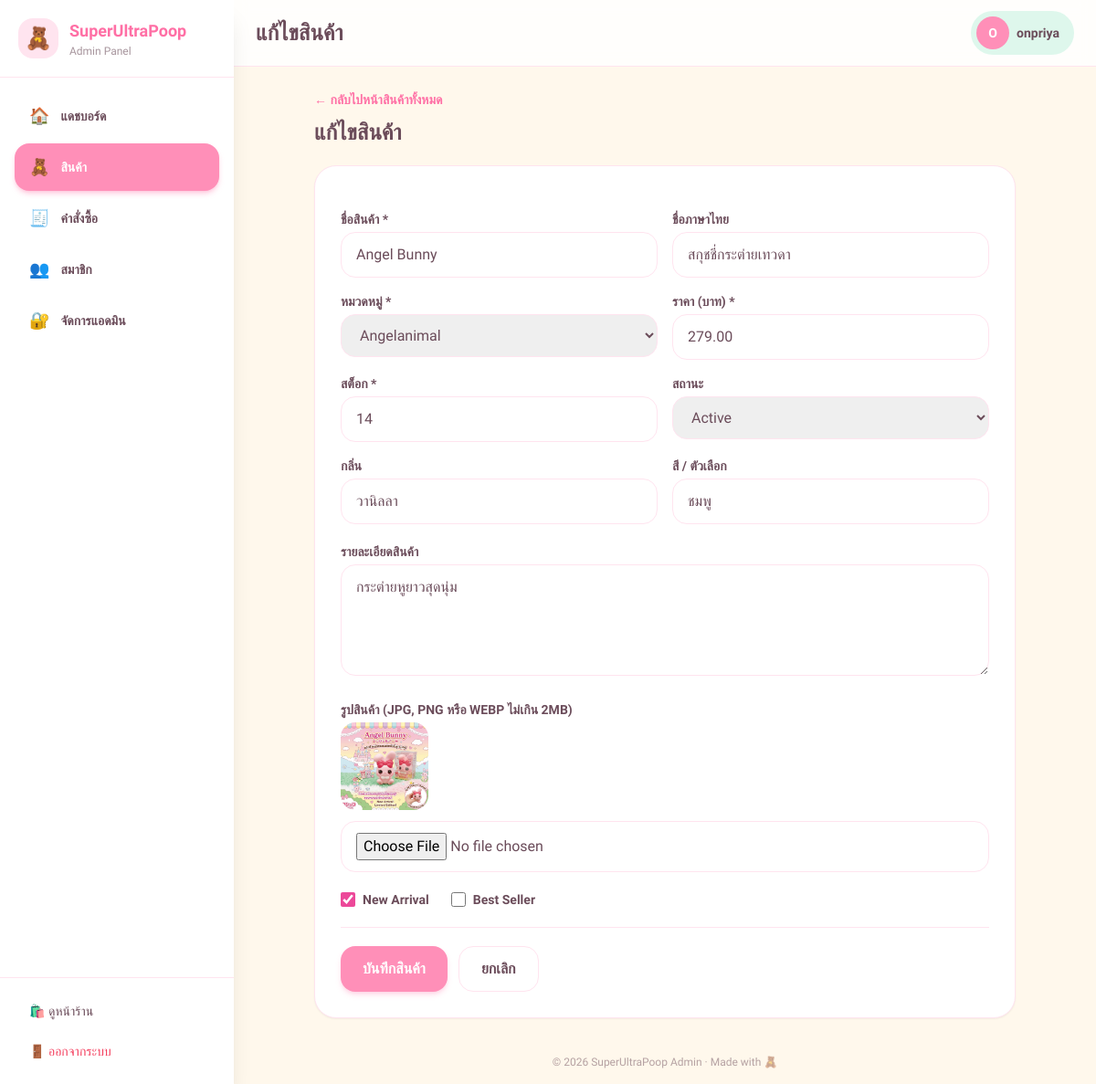
Page /admin/product-form.php?id=11 (signed in) on the committed database.
### tables this page shows
CREATE TABLE `products` (
  `id` int(11) NOT NULL,
  `category_id` int(11) NOT NULL,
  `name` varchar(120) NOT NULL,
  `name_th` varchar(160) DEFAULT NULL,
  `description` text DEFAULT NULL,
  `price` decimal(10,2) NOT NULL,
  `stock` int(11) NOT NULL DEFAULT 0,
  `image` varchar(255) DEFAULT NULL,
  `scent` varchar(80) DEFAULT NULL,
  `color` varchar(255) DEFAULT NULL,
  `is_new` tinyint(1) NOT NULL DEFAULT 0,
  `is_best` tinyint(1) NOT NULL DEFAULT 0,
  `status` enum('active','inactive') NOT NULL DEFAULT 'active',
  `created_at` timestamp NOT NULL DEFAULT current_timestamp()
);

CREATE TABLE `categories` (
  `id` int(11) NOT NULL,
  `name` varchar(50) NOT NULL,
  `description` varchar(255) DEFAULT NULL
);

### includes/functions.php (called while the page is built, shortened)
<?php
function h($s) { return htmlspecialchars((string)$s, ENT_QUOTES, 'UTF-8'); }
function img($p) {
    $f = $p['image'] ?? '';
    return ($f && is_file(__DIR__ . '/../' . $f)) ? $f : 'assets/images/placeholder.svg';
}
    ?>

### admin/product-form.php (the view, shortened to what this page needs)
<?php
require_once __DIR__ . '/../includes/functions.php';
$id = (int)($_GET['id'] ?? 0);
$product = [
    'name' => '',
    'name_th' => '',
    'description' => '',
    'price' => '',
    'stock' => 0,
    'category_id' => 0,
    'scent' => '',
    'color' => '',
    'is_new' => 0,
    'is_best' => 0,
    'status' => 'active',
    'image' => '',
];
if ($id > 0) {
    $findProduct = $pdo->prepare('SELECT * FROM products WHERE id = ?');
    $findProduct->execute([$id]);
    $product = $findProduct->fetch();
}
$categories = $pdo->query('SELECT id, name FROM categories ORDER BY id')->fetchAll();
$pageTitle = $id > 0 ? 'แก้ไขสินค้า' : 'เพิ่มสินค้า';
require __DIR__ . '/header.php';
?>
<section class="mx-auto max-w-3xl">
  <div class="mb-5">
    <a href="products.php" class="text-sm font-semibold text-kawaii-pink-deep hover:underline">← กลับไปหน้าสินค้าทั้งหมด</a>
    <h2 class="mt-2 text-2xl font-bold"><?= $id > 0 ? 'แก้ไขสินค้า' : 'เพิ่มสินค้าใหม่' ?></h2>
  </div>
  <form method="post" enctype="multipart/form-data" class="space-y-5 rounded-3xl border border-kawaii-pink-light bg-white p-5 shadow-sm sm:p-7">
    <div class="grid gap-4 sm:grid-cols-2">
      <div>
        <label for="name" class="mb-1 block text-sm font-semibold">ชื่อสินค้า *</label>
        <input id="name" name="name" required value="<?= h($product['name']) ?>" class="w-full rounded-2xl border border-kawaii-pink-light px-4 py-3 outline-none focus:border-kawaii-pink">
      </div>
      <div>
        <label for="name_th" class="mb-1 block text-sm font-semibold">ชื่อภาษาไทย</label>
        <input id="name_th" name="name_th" value="<?= h($product['name_th']) ?>" class="w-full rounded-2xl border border-kawaii-pink-light px-4 py-3 outline-none focus:border-kawaii-pink">
      </div>
      <div>
        <label for="category_id" class="mb-1 block text-sm font-semibold">หมวดหมู่ *</label>
        <select id="category_id" name="category_id" required class="w-full rounded-2xl border border-kawaii-pink-light px-4 py-3 outline-none focus:border-kawaii-pink">
          <?php foreach ($categories as $category): ?>
            <option value="<?= (int)$category['id'] ?>" <?= (int)$product['category_id'] === (int)$category['id'] ? 'selected' : '' ?>><?= h($category['name']) ?></option>
          <?php endforeach; ?>
        </select>
      </div>
      <div>
        <label for="price" class="mb-1 block text-sm font-semibold">ราคา (บาท) *</label>
        <input id="price" type="number" step="0.01" min="0.01" name="price" required value="<?= h($product['price']) ?>" class="w-full rounded-2xl border border-kawaii-pink-light px-4 py-3 outline-none focus:border-kawaii-pink">
      </div>
      <div>
        <label for="stock" class="mb-1 block text-sm font-semibold">สต็อก *</label>
        <input id="stock" type="number" min="0" step="1" name="stock" required value="<?= h($product['stock']) ?>" class="w-full rounded-2xl border border-kawaii-pink-light px-4 py-3 outline-none focus:border-kawaii-pink">
      </div>
      <div>
        <label for="status" class="mb-1 block text-sm font-semibold">สถานะ</label>
        <select id="status" name="status" class="w-full rounded-2xl border border-kawaii-pink-light px-4 py-3 outline-none focus:border-kawaii-pink">
          <option value="active" <?= $product['status'] === 'active' ? 'selected' : '' ?>>Active</option>
        </select>
      </div>
      <div>
        <label for="scent" class="mb-1 block text-sm font-semibold">กลิ่น</label>
        <input id="scent" name="scent" value="<?= h($product['scent']) ?>" class="w-full rounded-2xl border border-kawaii-pink-light px-4 py-3 outline-none focus:border-kawaii-pink">
      </div>
      <div>
        <label for="color" class="mb-1 block text-sm font-semibold">สี / ตัวเลือก</label>
        <input id="color" name="color" value="<?= h($product['color']) ?>" placeholder="คั่นแต่ละตัวเลือกด้วย , เช่น Pom,Nuts" class="w-full rounded-2xl border border-kawaii-pink-light px-4 py-3 outline-none focus:border-kawaii-pink">
      </div>
    </div>
    <div>
      <label for="description" class="mb-1 block text-sm font-semibold">รายละเอียดสินค้า</label>
      <textarea id="description" name="description" rows="4" class="w-full rounded-2xl border border-kawaii-pink-light px-4 py-3 outline-none focus:border-kawaii-pink"><?= h($product['description']) ?></textarea>
    </div>
    <div>
      <label for="image" class="mb-1 block text-sm font-semibold">รูปสินค้า (JPG, PNG หรือ WEBP ไม่เกิน 2MB)</label>
      <?php if ($product['image'] !== ''): ?>
        <img src="../<?= h(img($product)) ?>" alt="<?= h($product['name']) ?>" class="mb-3 h-24 w-24 rounded-2xl object-cover">
      <?php endif; ?>
      <input id="image" type="file" name="image" accept=".jpg,.jpeg,.png,.webp,image/jpeg,image/png,image/webp" class="w-full rounded-2xl border border-kawaii-pink-light px-4 py-3">
    </div>
    <div class="flex flex-wrap gap-x-6 gap-y-3">
      <label class="inline-flex items-center gap-2 text-sm font-semibold"><input type="checkbox" name="is_new" value="1" <?= $product['is_new'] ? 'checked' : '' ?> class="h-4 w-4 accent-pink-500"> New Arrival</label>
      <label class="inline-flex items-center gap-2 text-sm font-semibold"><input type="checkbox" name="is_best" value="1" <?= $product['is_best'] ? 'checked' : '' ?> class="h-4 w-4 accent-pink-500"> Best Seller</label>
    </div>
    <div class="flex flex-wrap gap-3 border-t border-kawaii-pink-light pt-5">
      <button class="rounded-2xl bg-kawaii-pink px-6 py-3 font-bold text-white shadow-md shadow-kawaii-pink/30 transition hover:bg-kawaii-pink-deep">บันทึกสินค้า</button>
      <a href="products.php" class="rounded-2xl border border-kawaii-pink-light px-6 py-3 font-semibold hover:bg-kawaii-cream">ยกเลิก</a>
    </div>
  </form>
</section>
<?php require __DIR__ . '/footer.php'; ?>

### admin/header.php (shortened to what this page needs)
<?php
require_once __DIR__ . '/../includes/functions.php';
$cur       = basename($_SERVER['PHP_SELF']);
$pageTitle = $pageTitle ?? 'Dashboard';
$stAdmin = $pdo->prepare("SELECT username FROM admins WHERE id = ?");
$stAdmin->execute([$_SESSION['admin_id']]);
$adminName = $stAdmin->fetchColumn() ?: 'admin';
$navItems = [
    ['index.php',      'แดชบอร์ด',  '🏠', ['index.php']],
    ['products.php',   'สินค้า',      '🧸', ['products.php', 'product-form.php']],
    ['orders.php',     'คำสั่งซื้อ',   '🧾', ['orders.php', 'order-detail.php']],
    ['customers.php',  'สมาชิก',     '👥', ['customers.php', 'member-detail.php']],
    ['create-admin.php', 'จัดการแอดมิน', '🔐', ['create-admin.php']],
];
?>
<!DOCTYPE html>
<html lang="th">
<head>
  <script src="https://cdn.tailwindcss.com"></script>
</head>
<body class="min-h-screen bg-kawaii-cream font-sans text-kawaii-ink">
  <aside id="sidebar" class="fixed inset-y-0 left-0 z-40 flex w-64 -translate-x-full flex-col bg-white shadow-xl transition-transform duration-200 lg:translate-x-0">
    <div class="flex items-center gap-3 border-b border-kawaii-pink-light px-5 py-5">
      <span class="flex h-11 w-11 items-center justify-center rounded-2xl bg-kawaii-pink-light text-2xl">🧸</span>
      <div class="leading-tight">
        <div class="text-lg font-bold text-kawaii-pink-deep">SuperUltraPoop</div>
        <div class="text-xs text-kawaii-ink/60">Admin Panel</div>
      </div>
    </div>
    <nav class="flex-1 space-y-1 overflow-y-auto p-4">
      <?php foreach ($navItems as [$href, $label, $icon, $files]):
        $active = in_array($cur, $files, true); ?>
        <a href="<?= h($href) ?>"
           class="flex items-center gap-3 rounded-2xl px-4 py-3 text-sm font-semibold transition
                  <?= $active ? 'bg-kawaii-pink text-white shadow-md shadow-kawaii-pink/40' : 'text-kawaii-ink hover:bg-kawaii-pink-light' ?>">
          <span class="text-lg"><?= $icon ?></span><?= h($label) ?>
        </a>
      <?php endforeach; ?>
    </nav>
    <div class="space-y-1 border-t border-kawaii-pink-light p-4 text-sm">
      <a href="../index.php" target="_blank" class="flex items-center gap-3 rounded-2xl px-4 py-2.5 hover:bg-kawaii-blue/60">🛍️ ดูหน้าร้าน</a>
      <a href="logout.php" class="flex items-center gap-3 rounded-2xl px-4 py-2.5 text-rose-500 hover:bg-rose-50">🚪 ออกจากระบบ</a>
    </div>
  </aside>
  <div class="flex min-h-screen flex-col lg:pl-64">
    <header class="sticky top-0 z-20 flex items-center justify-between gap-3 border-b border-kawaii-pink-light bg-white/85 px-4 py-3 backdrop-blur sm:px-6">
      <div class="flex items-center gap-3">
        <h1 class="text-xl font-bold sm:text-2xl"><?= h($pageTitle) ?></h1>
      </div>
      <div class="flex items-center gap-2 rounded-full bg-kawaii-mint/60 py-1.5 pl-1.5 pr-4">
        <span class="flex h-9 w-9 items-center justify-center rounded-full bg-kawaii-pink text-sm font-bold uppercase text-white">
            <?= h(mb_substr($adminName, 0, 1)) ?>
        </span>
        <span class="hidden text-sm font-semibold sm:inline"><?= h($adminName) ?></span>
      </div>
    </header>
    <main class="flex-1 p-4 sm:p-6">

### rows in the picture
products: name "Angel Bunny", name_th "สกุชชี่กระต่ายเทวดา", category_id "Angelanimal", price "279.00", stock "14", status "Active", scent "วานิลลา", color "ชมพู", description "กระต่ายหูยาวสุดนุ่ม", image+name (picture), is_new "☑"

### other values in the picture
$icon "🏠"
$label "แดชบอร์ด"
$icon "🧸"
$label "สินค้า"
$icon "🧾"
$label "คำสั่งซื้อ"
$icon "👥"
$label "สมาชิก"
$icon "🔐"
$label "จัดการแอดมิน"
$pageTitle "แก้ไขสินค้า"
mb_substr($adminName, 0, 1) "O"
$adminName "onpriya"
